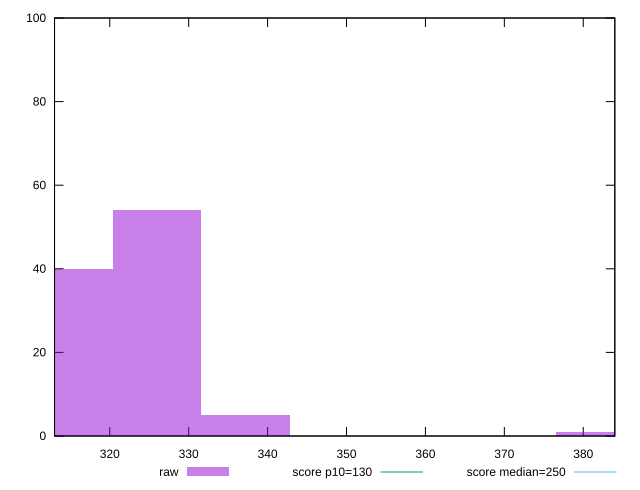

Generate this figure with gnuplot:
reset

$raw <<EOF
382.1690456117677 1
325.967715374743 54
314.7274493273381 40
337.20798142214795 5
EOF

set key outside below
set boxwidth 11.240266047404932
set xrange [313:384]
set yrange [0:100]
set trange [0:100]
set style fill transparent solid 0.5 noborder

set parametric
set terminal svg size 640, 490 enhanced background rgb 'white'
set output "reports/report_00033_2021-03-01T14-23-16.841Z/max-potential-fid/samples/astro/raw/histogram.svg"

plot $raw title "raw" with boxes, \
     130,t title "score p10=130", \
     250,t title "score median=250"

reset
